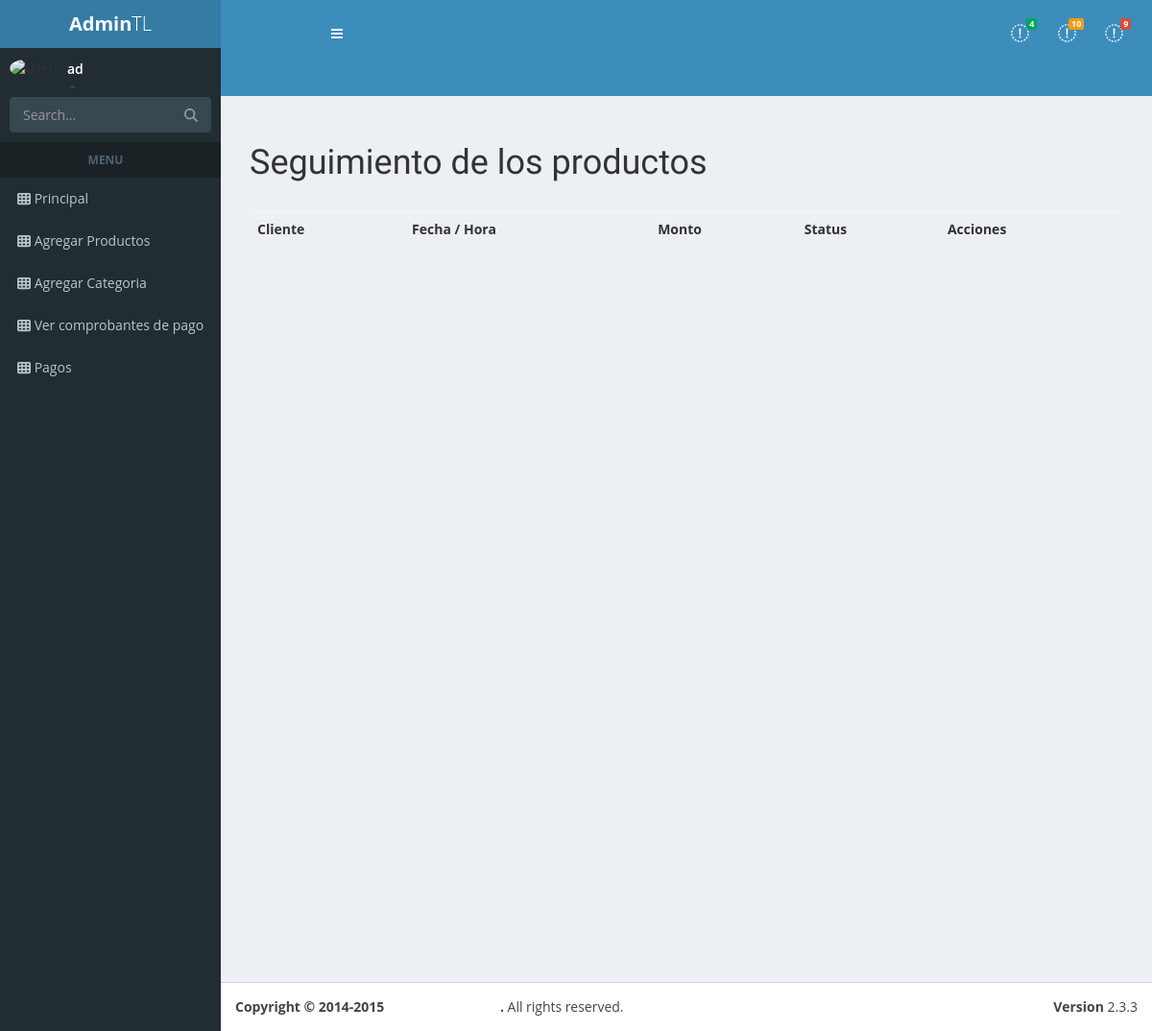
Page /admin/?p=manejar_tracking (signed in) on the earlier database version.
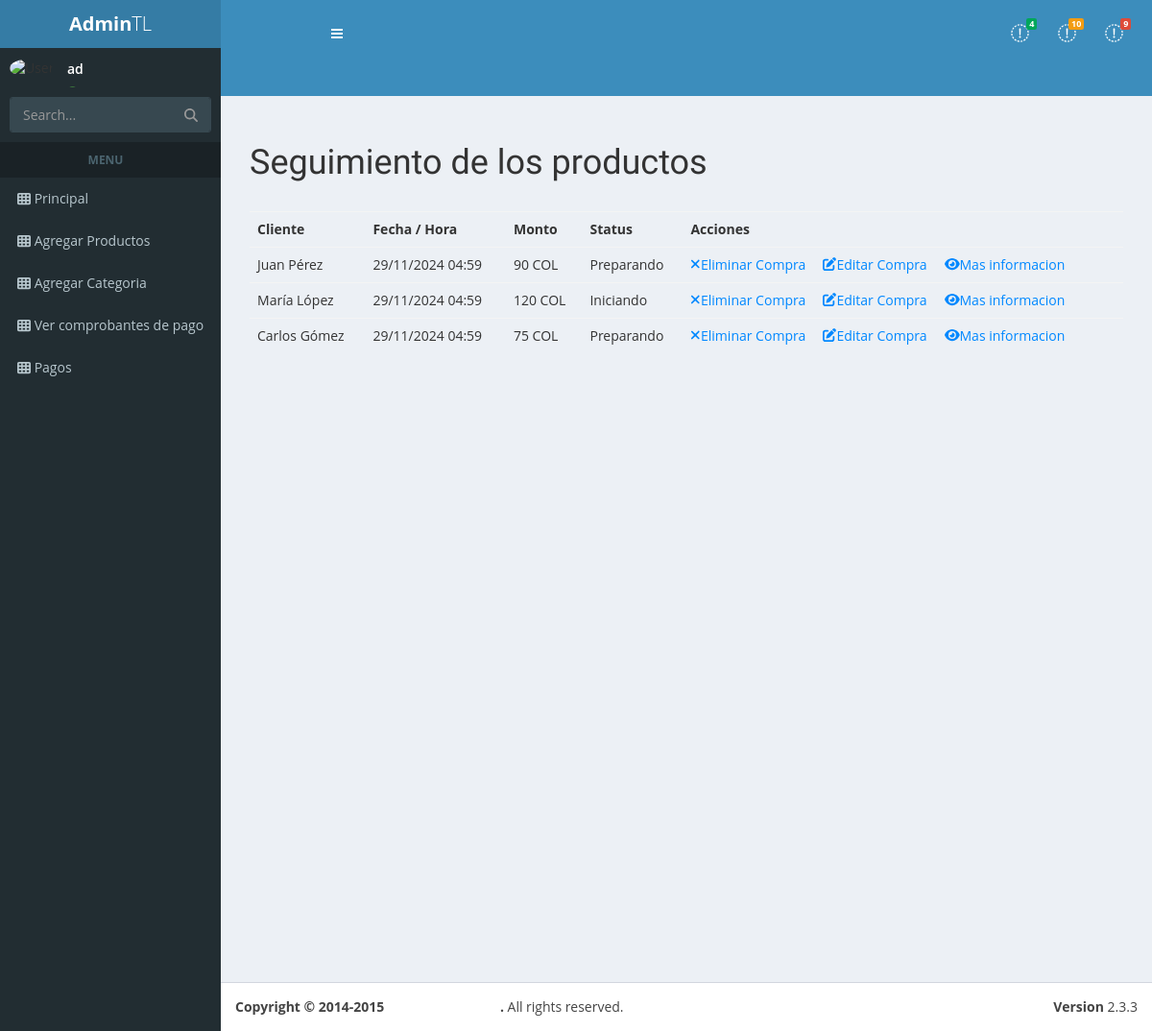
Same page on the later database version.
### tables this page shows
CREATE TABLE Compra (
	id int(255) NOT NULL AUTO_INCREMENT,
	PRIMARY KEY(id),
	id_cliente int(255),
	fecha DATETIME,
	monto FLOAT,
	estado INT
);

CREATE TABLE clientes(
	id INT(255) NOT NULL AUTO_INCREMENT,
	PRIMARY KEY (id),
	username VARCHAR(255) NOT NULL,
	password VARCHAR(255) NOT NULL,
	name VARCHAR(255) NOT NULL
);

### Configuracion/funciones.php (called while the page is built, shortened)
<?php
    include "config.php";
        ?>
	    <?php
    function connect(){
        $host_mysql = "localhost";
        $user_mysql = "root";
        $pass_mysql = "";
        $db_mysql = "TiendaOnline";
        $mysqli = mysqli_connect($host_mysql,$user_mysql,$pass_mysql,$db_mysql);
        return $mysqli;
    }
    function fecha($fecha){
        $e = explode("-",$fecha);
	    $year = $e[0];
	    $month = $e[1];
	    $e2 = explode(" ",$e[2]);
	    $day = $e2[0];
	    $time = $e2[1];
	    $e3 = explode(":",$time);
	    $hour = $e3[0];
	    $mins = $e3[1];
	    return $day."/".$month."/".$year." ".$hour.":".$mins;
    }
function admin_name_connected(){
	include "config.php";
	$id = $_SESSION['id'];
	$mysqli = connect();
	$q = $mysqli->query("SELECT * FROM admin WHERE id = '$id'");
	$r = mysqli_fetch_array($q);
	return $r['name'];
}
?>

### Configuracion/config.php (called while the page is built, shortened)
<?php
	$divisa = "COL";
?>

### admin/modulos/manejar_tracking.php (the view, shortened to what this page needs)
<?php
    $s = $mysqli->query("SELECT * FROM compra WHERE estado != 3");
?>
<h1>Seguimiento de los productos</h1><br>
<table class="table table-stripe">
	<tr>
		<th>Cliente</th>
		<th>Fecha / Hora</th>
		<th>Monto</th>
		<th>Status</th>
		<th>Acciones</th>
	</tr>
<?php
while($r=mysqli_fetch_array($s)){
    $sc = $mysqli->query("SELECT * FROM clientes WHERE id = '".$r['id_cliente']."'");
    $rc = mysqli_fetch_array($sc);
    $cliente = $rc['name'];
    if($r['estado'] == 0){
        $status = "Iniciando";
    }else if($r['estado']==1){
        $status = "Preparando";
    }else if($r['estado'] == 2){
        $status = "Despachando";
    }else if($r['estado'] == 3){
        $status = "Finalizado";
    }else{
        $status = "Indefinido";
    }
    $fecha = fecha($r['fecha']);
    ?>
    <tr>
        <td><?=$cliente?></td>
        <td><?=$fecha?></td>
        <td><?=$r['monto']?> <?=$divisa?></td>
        <td><?=$status?></td>
        <td>
            <a style="color:#08f;" href="?p=manejar_tracking&eliminar=<?=$r['id']?>">
                <i class="fa fa-times"></i>Eliminar Compra
            </a>
            <a style="color:#08f;" href="?p=manejar_status&id=<?=$r['id']?>">
                <i class="fa fa-edit"></i>Editar Compra
            </a>
            <a style="color:#08f;" href="?p=ver_compra&id=<?=$r['id']?>">
                <i class="fa fa-eye"></i>Mas informacion
            </a>
        </td>
    </tr>
    <?php
}
?>
</table>

Differences in the rows shown:
added compra: id_cliente.name "Juan Pérez", fecha "29/11/2024 04:59", monto "90", estado "Preparando"
added compra: id_cliente.name "María López", fecha "29/11/2024 04:59", monto "120", estado "Iniciando"
added compra: id_cliente.name "Carlos Gómez", fecha "29/11/2024 04:59", monto "75", estado "Preparando"
